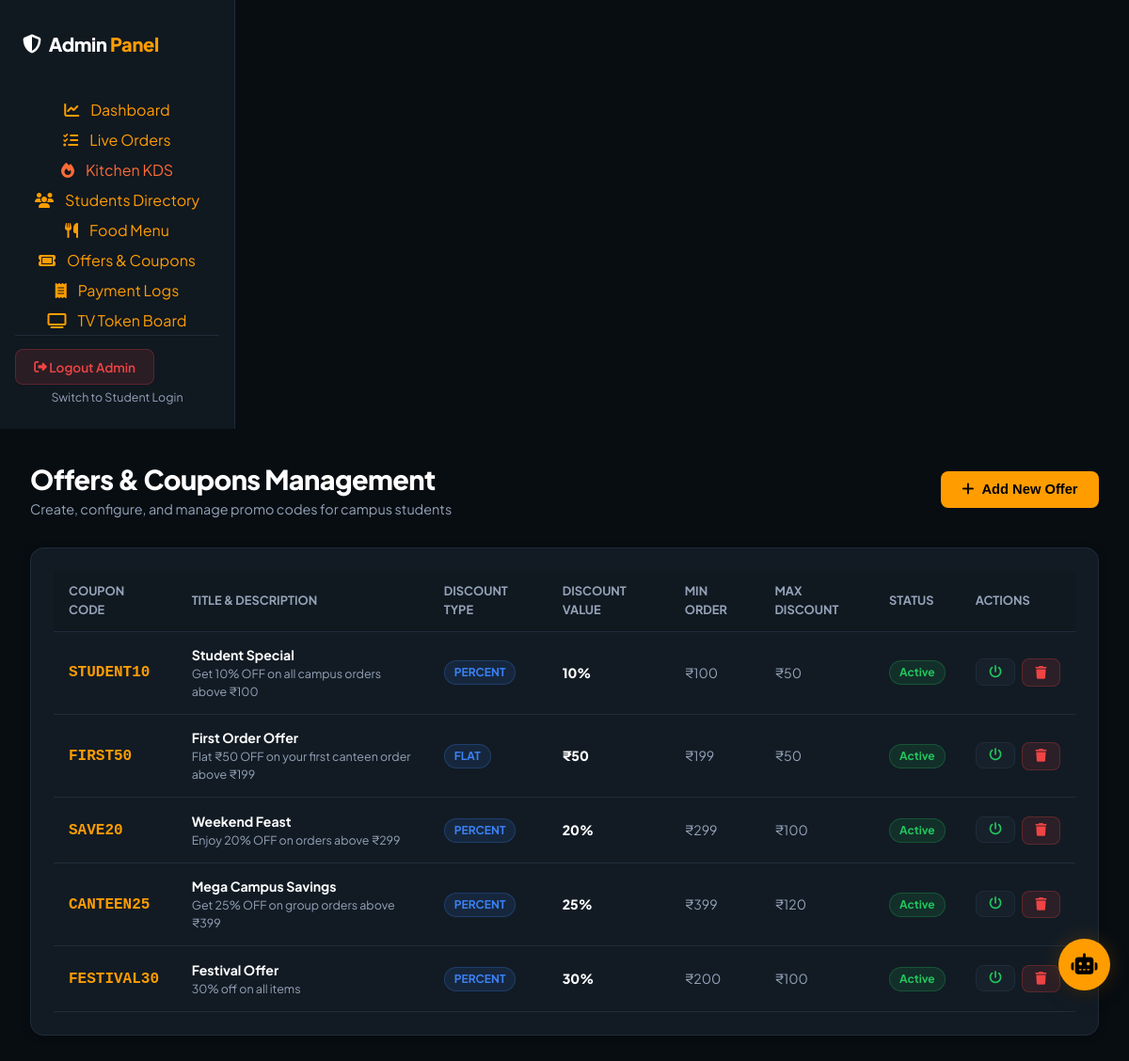
Screenshot of /admin/offers (signed in) with the database file from the repository.
### tables this page shows
CREATE TABLE coupons (
            id INTEGER PRIMARY KEY AUTOINCREMENT,
            code TEXT NOT NULL UNIQUE,
            title TEXT NOT NULL,
            description TEXT,
            discount_type TEXT NOT NULL, -- 'percent' or 'flat'
            discount_value REAL NOT NULL,
            minimum_order REAL DEFAULT 0,
            maximum_discount REAL DEFAULT 1000,
            active INTEGER DEFAULT 1,
            created_at TIMESTAMP DEFAULT CURRENT_TIMESTAMP
        );

### app.py (the view)
@app.route('/admin/offers')
def admin_offers():
    if not is_admin_logged_in():
        return redirect(url_for('admin_login'))
    coupons = database.get_all_coupons()
    return render_template('admin_offers.html', coupons=coupons)

### app.py (called while the page is built)
@app.before_request
def setup_db():
    if not hasattr(app, 'db_initialized'):
        database.init_db()
        app.db_initialized = True

def is_admin_logged_in():
    return session.get('admin_logged_in', False)

### database.py (called while the page is built)
def get_db_connection():
    conn = sqlite3.connect(DB_NAME)
    conn.row_factory = sqlite3.Row
    return conn

def get_all_coupons():
    conn = get_db_connection()
    coupons = conn.execute("SELECT * FROM coupons ORDER BY id ASC").fetchall()
    conn.close()
    return [dict(c) for c in coupons]

### templates/admin_offers.html (shortened to what this page needs)
{% extends 'admin_base.html' %}
{% block content %}
<div style="display: flex; align-items: center; justify-content: space-between; margin-bottom: 1.8rem;">
  <div>
    <h1 style="font-size: 1.8rem; font-weight: 800;">Offers & Coupons Management</h1>
    <p style="color: var(--text-muted); font-size: 0.9rem;">Create, configure, and manage promo codes for campus students</p>
  </div>
  <button class="btn-primary" onclick="openAddCouponModal()">
    <i class="fa-solid fa-plus"></i> Add New Offer
  </button>
</div>
<div class="solid-card" style="padding: 1.5rem;">
  <div class="table-responsive">
    <table class="admin-table">
      <thead>
        <tr>
          <th>Coupon Code</th>
          <th>Title & Description</th>
          <th>Discount Type</th>
          <th>Discount Value</th>
          <th>Min Order</th>
          <th>Max Discount</th>
          <th>Status</th>
          <th>Actions</th>
        </tr>
      </thead>
      <tbody>
        {% for coupon in coupons %}
        <tr>
          <td style="font-family: monospace; font-weight: 800; font-size: 1rem; color: var(--primary-accent);">
            {{ coupon.code }}
          </td>
          <td>
            <div style="font-weight: 700;">{{ coupon.title }}</div>
            <div style="font-size: 0.78rem; color: var(--text-muted);">{{ coupon.description }}</div>
          </td>
          <td>
            <span class="status-pill status-preparing" style="font-size: 0.75rem; text-transform: uppercase;">{{ coupon.discount_type }}</span>
          </td>
          <td style="font-weight: 800;">
            {% if coupon.discount_type == 'percent' %}{{ '%.0f'|format(coupon.discount_value) }}%{% else %}₹{{ '%.0f'|format(coupon.discount_value) }}{% endif %}
          </td>
          <td style="color: var(--text-muted);">₹{{ '%.0f'|format(coupon.minimum_order) }}</td>
          <td style="color: var(--text-muted);">₹{{ '%.0f'|format(coupon.maximum_discount) }}</td>
          <td>
            {% if coupon.active %}
            <span class="status-pill status-completed">Active</span>
            {% else %}
            <span class="status-pill status-cancelled">Disabled</span>
            {% endif %}
          </td>
          <td>
            <div style="display: flex; gap: 0.4rem;">
              <form action="{{ url_for('admin_toggle_coupon', coupon_id=coupon.id) }}" method="POST">
                <button type="submit" class="btn-secondary btn-sm" title="Toggle Active Status">
                  <i class="fa-solid fa-power-off" style="color: {% if coupon.active %}var(--success){% else %}var(--danger){% endif %};"></i>
                </button>
              </form>
              <form action="{{ url_for('admin_delete_coupon', coupon_id=coupon.id) }}" method="POST" onsubmit="return confirm('Delete this coupon code?')">
                <button type="submit" class="btn-danger btn-sm" title="Delete Coupon">
                  <i class="fa-solid fa-trash"></i>
                </button>
              </form>
            </div>
          </td>
        </tr>
        {% else %}
        <tr>
          <td colspan="8" style="text-align: center; color: var(--text-muted); padding: 2rem;">No coupons configured yet.</td>
        </tr>
        {% endfor %}
      </tbody>
    </table>
  </div>
</div>
{% endblock %}

### static/css/style.css (style rules this page uses)
:root { --bg-main: #080D12; --bg-secondary: #101820; --card-bg: #121B24; --card-elevated: #17212B; --card-border: #1F2C39; --card-border-hover: #2E3E50; --primary-accent: #FF9D00; --secondary-accent: #FF6B35; --success: #22C55E; --danger: #EF4444; --info: #3B82F6; --warning: #F59E0B; --text-primary: #FFFFFF; --text-muted: #94A3B8; --font-family: 'Plus Jakarta Sans', -apple-system, BlinkMacSystemFont, 'Segoe UI', Roboto, sans-serif; --radius-sm: 8px; --radius-md: 14px; --radius-lg: 20px; --shadow-sm: 0 2px 8px rgba(0, 0, 0, 0.25); --shadow-md: 0 6px 20px rgba(0, 0, 0, 0.4); --shadow-glow: 0 0 20px rgba(255, 157, 0, 0.2); }
* { box-sizing: border-box; margin: 0; padding: 0; }
body { font-family: var(--font-family); background-color: var(--bg-main); color: var(--text-primary); min-height: 100vh; display: flex; flex-direction: column; overflow-x: hidden; line-height: 1.5; -webkit-font-smoothing: antialiased; transition: background-color 0.25s ease, color 0.25s ease; position: relative; }
h1, h2, h3, h4, h5, h6 { color: var(--text-primary); font-weight: 700; letter-spacing: -0.02em; }
.glass-card, .solid-card { background: var(--card-bg); border: 1px solid var(--card-border); border-radius: var(--radius-md); box-shadow: var(--shadow-sm); transition: transform 0.2s ease, border-color 0.2s ease, box-shadow 0.2s ease; }
.btn-primary { background: var(--primary-accent); color: #000000; font-weight: 700; font-size: 0.92rem; padding: 0.7rem 1.4rem; border: none; border-radius: var(--radius-sm); cursor: pointer; display: inline-flex; align-items: center; justify-content: center; gap: 0.5rem; transition: all 0.2s ease; }
.btn-secondary { background: var(--card-elevated); color: var(--text-primary); font-weight: 600; font-size: 0.9rem; padding: 0.7rem 1.4rem; border: 1px solid var(--card-border); border-radius: var(--radius-sm); cursor: pointer; display: inline-flex; align-items: center; justify-content: center; gap: 0.5rem; transition: all 0.2s ease; }
.btn-danger { background: rgba(239, 68, 68, 0.12); color: var(--danger); border: 1px solid rgba(239, 68, 68, 0.25); padding: 0.6rem 1.2rem; border-radius: var(--radius-sm); cursor: pointer; font-weight: 600; transition: all 0.2s ease; }
.btn-sm { padding: 0.4rem 0.85rem; font-size: 0.85rem; }
.status-pill { padding: 3px 10px; border-radius: 20px; font-size: 0.75rem; font-weight: 700; display: inline-flex; align-items: center; gap: 5px; }
.status-preparing { background: rgba(59, 130, 246, 0.12); color: var(--info); border: 1px solid rgba(59, 130, 246, 0.25); }
.status-completed { background: rgba(34, 197, 94, 0.12); color: var(--success); border: 1px solid rgba(34, 197, 94, 0.25); }
.admin-layout { display: flex; min-height: 100vh; }
.table-responsive { width: 100%; overflow-x: auto; }
.admin-table { width: 100%; border-collapse: collapse; }
.admin-table th { padding: 0.8rem 1rem; font-size: 0.8rem; font-weight: 700; color: var(--text-muted); text-transform: uppercase; text-align: left; border-bottom: 1px solid var(--card-border); background: var(--bg-secondary); }
.admin-table td { padding: 0.9rem 1rem; background: var(--card-bg); border-bottom: 1px solid var(--card-border); font-size: 0.88rem; }

### rows the page displays
coupons: code "STUDENT10", title "Student Special", description "Get 10% OFF on all campus orders above ₹100", discount_type "PERCENT", discount_value "10", minimum_order "100", maximum_discount "50", active "Active"
coupons: code "FIRST50", title "First Order Offer", description "Flat ₹50 OFF on your first canteen order above ₹199", discount_type "FLAT", discount_value "50", minimum_order "199", maximum_discount "50", active "Active"
coupons: code "SAVE20", title "Weekend Feast", description "Enjoy 20% OFF on orders above ₹299", discount_type "PERCENT", discount_value "20", minimum_order "299", maximum_discount "100", active "Active"
coupons: code "CANTEEN25", title "Mega Campus Savings", description "Get 25% OFF on group orders above ₹399", discount_type "PERCENT", discount_value "25", minimum_order "399", maximum_discount "120", active "Active"
coupons: code "FESTIVAL30", title "Festival Offer", description "30% off on all items", discount_type "PERCENT", discount_value "30", minimum_order "200", maximum_discount "100", active "Active"
